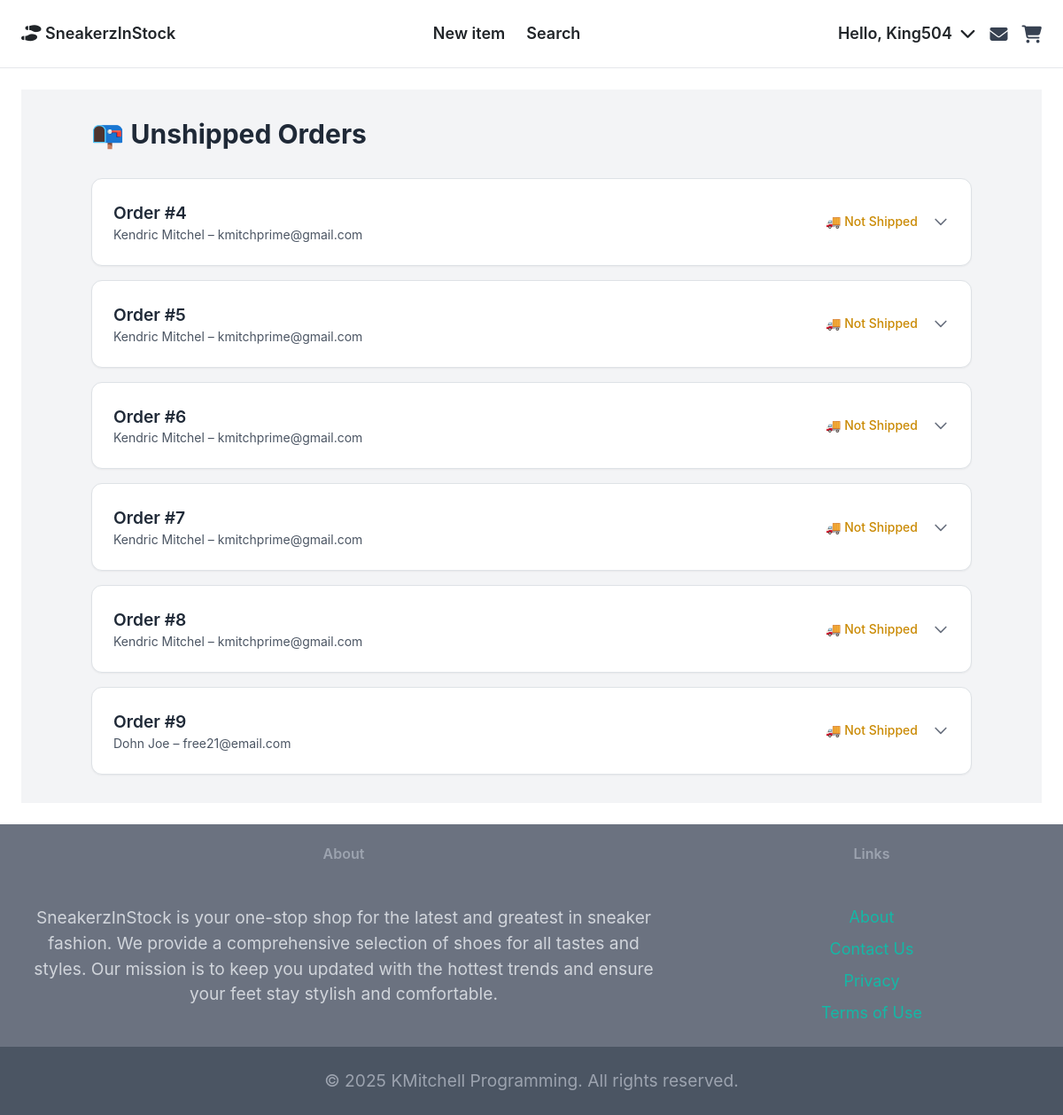
The page /payment/not_shipped_dashboard (signed in) on the database as committed earlier.
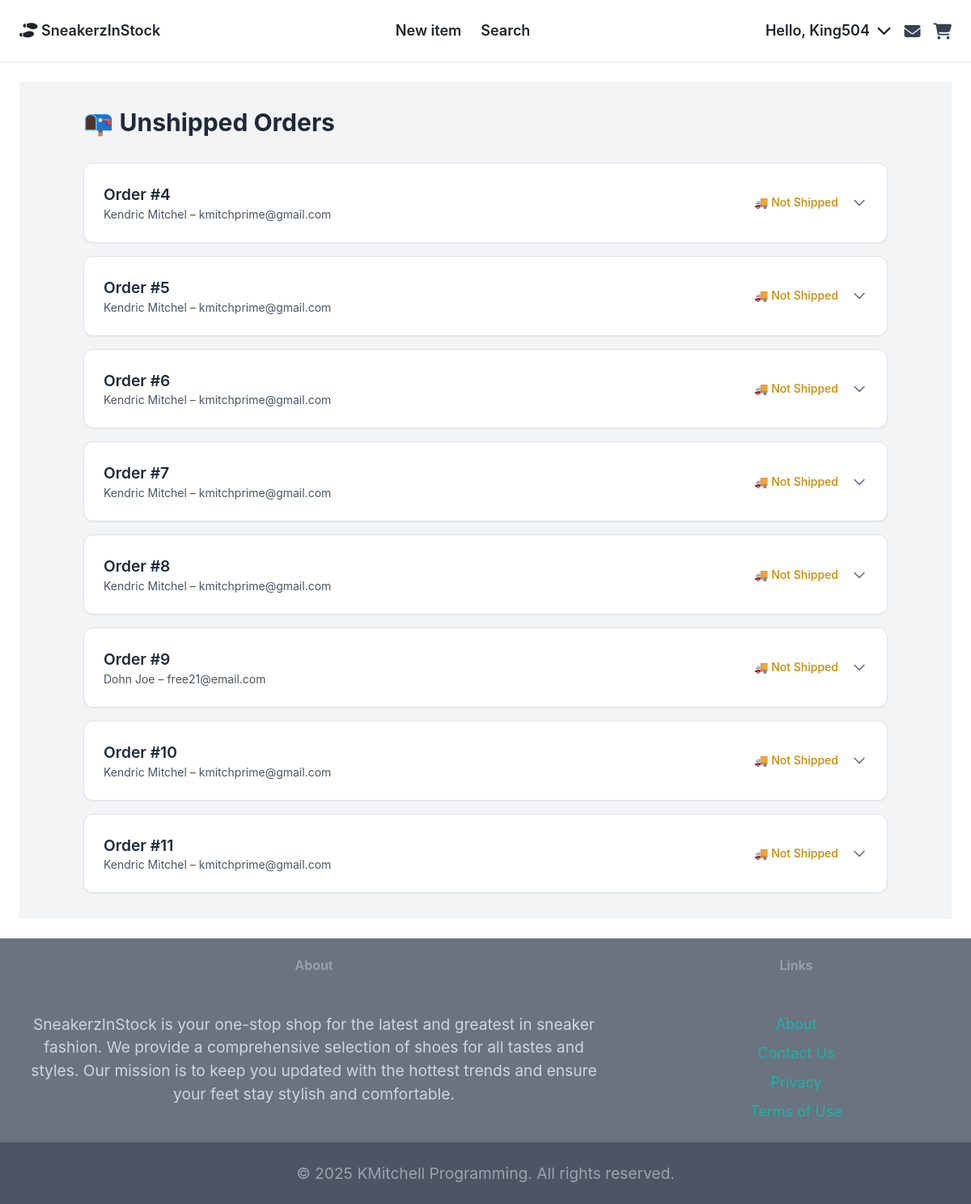
The same page on the database as committed later.
### payment/models.py (models this page shows, shortened)
class Order(models.Model):
    user = models.ForeignKey(User, on_delete=models.CASCADE, null=True, blank=True)
    full_name = models.CharField(max_length=250, null=True, blank=True)
    email = models.EmailField(max_length=255)
    shipping_address = models.TextField(max_length=15000)
    amount_paid = models.DecimalField(max_digits=8, decimal_places=2)
    date_ordered = models.DateTimeField(auto_now_add=True)
    shipped = models.BooleanField(default=False)
    date_shipped = models.DateTimeField(null=True, blank=True)

### payment/views.py (the view)
# urls.py: path('not_shipped_dashboard', views.not_shipped_dashboard, name='not_shipped_dashboard'),
def not_shipped_dashboard(request):
    if request.user.is_authenticated and request.user.is_superuser:
        orders = Order.objects.filter(shipped=False)
        order_items = OrderItem.objects.all()
        items = []
        for order in orders:
            order_items = OrderItem.objects.filter(order=order)
            for order_item in order_items:
                items.append(order_item.item)
        return render(request, 'payment/not_shipped_dashboard.html', {'orders': orders, 'order_items': order_items})
    else:
        messages.error(request, 'Access denied. You must be logged in as an admin.')
        return redirect('core:index')

### payment/templates/payment/not_shipped_dashboard.html (shortened to what this page needs)
{% extends 'core/base.html' %}
{% load static %}
{% block content %}
<div class="bg-gray-100 py-8 px-4 md:px-8 lg:px-16">
    <div class="container mx-auto">
        <h1 class="text-3xl font-bold mb-8 text-gray-800">📭 Unshipped Orders</h1>
        {% if orders %}
            <div class="space-y-4">
                {% for order in orders %}
                    <div x-data="{ open: false }" class="bg-white border border-gray-300 rounded-xl shadow-sm overflow-hidden">
                        <div @click="open = !open" class="flex justify-between items-center px-6 py-4 cursor-pointer hover:bg-gray-50">
                            <div>
                                <p class="font-semibold text-gray-800">Order #{{ order.id }}</p>
                                <p class="text-sm text-gray-600">{{ order.full_name }} – {{ order.email }}</p>
                            </div>
                            <div class="flex items-center space-x-4">
                                <span class="text-sm text-yellow-600 font-medium">🚚 Not Shipped</span>
                                <svg :class="{ 'rotate-180': open }" class="h-5 w-5 text-gray-500 transform transition-transform duration-200" fill="none" stroke="currentColor" viewBox="0 0 24 24">
                                    <path stroke-linecap="round" stroke-linejoin="round" stroke-width="2" d="M19 9l-7 7-7-7" />
                                </svg>
                            </div>
                        </div>
                    </div>
                {% endfor %}
            </div>
        {% else %}
            <p class="text-gray-600">There are no unshipped orders at this time.</p>
        {% endif %}
    </div>
</div>
{% endblock %}

Rows that differ between the two databases and show on the page:
added Order: id "10", full_name "Kendric Mitchel", email "kmitchprime@gmail.com"
added Order: id "11", full_name "Kendric Mitchel", email "kmitchprime@gmail.com"
